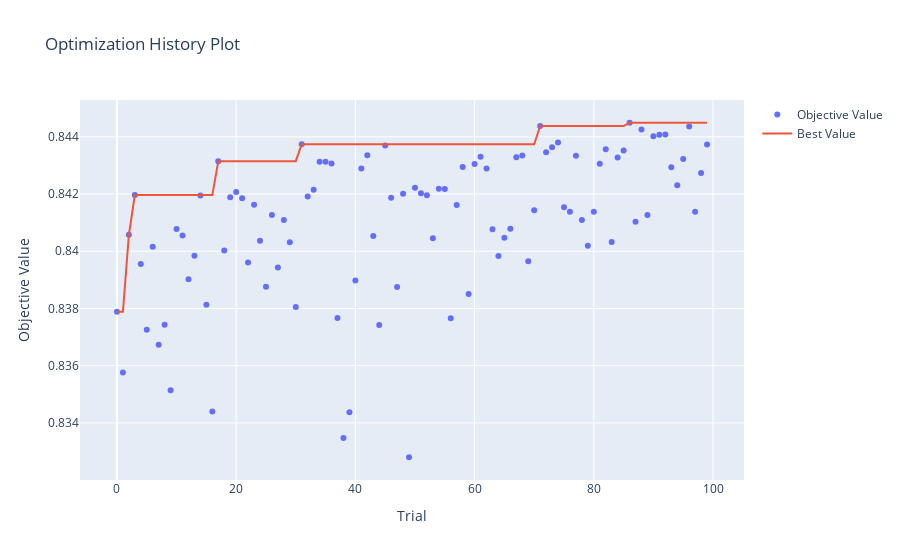
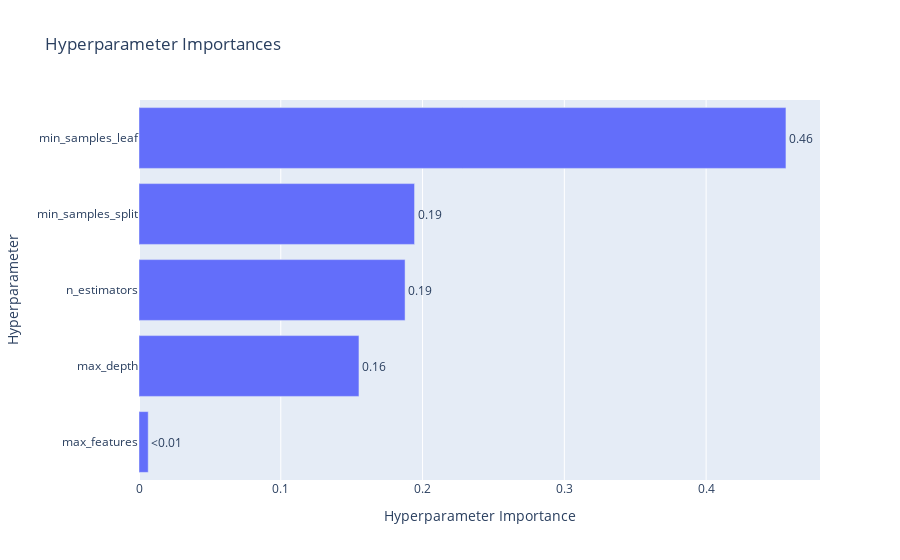

The cell these charts' notebook holds for them, in order:
### Code cell
print(f"Лучшие параметры для Random Forest:")
print(study_rf.best_params)
print(f"Лучший ROC-AUC: {study_rf.best_value:.4f}")

fig = optuna.visualization.plot_optimization_history(study_rf)
fig.show()

fig = optuna.visualization.plot_param_importances(study_rf)
fig.show()
